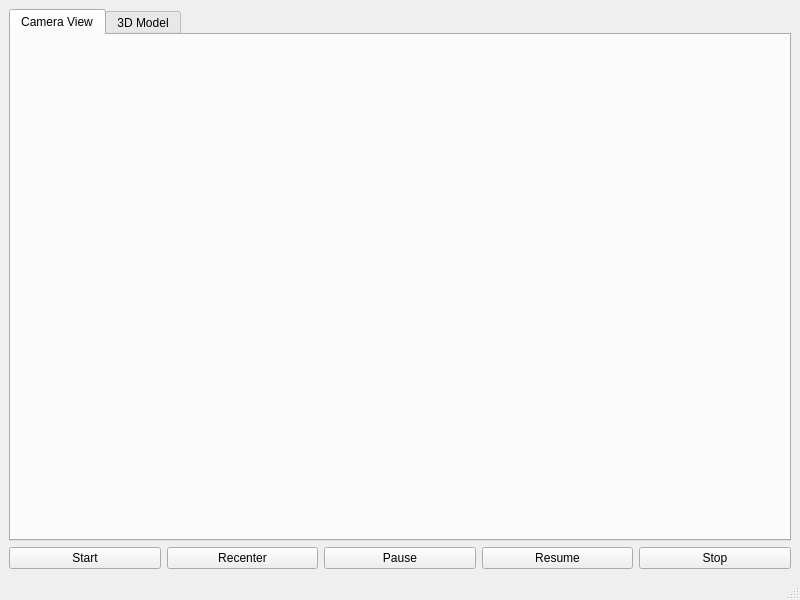
<?xml version="1.0" encoding="UTF-8"?>
<ui version="4.0">
 <class>Ltr_gui</class>
 <widget class="QMainWindow" name="Ltr_gui">
  <property name="geometry">
   <rect>
    <x>0</x>
    <y>0</y>
    <width>800</width>
    <height>600</height>
   </rect>
  </property>
  <property name="windowTitle">
   <string>Tracking window</string>
  </property>
  <widget class="QWidget" name="centralwidget">
   <layout class="QVBoxLayout" name="verticalLayout_2">
    <item>
     <widget class="QTabWidget" name="tabWidget">
      <property name="currentIndex">
       <number>0</number>
      </property>
      <widget class="QWidget" name="tab">
       <attribute name="title">
        <string>Camera View</string>
       </attribute>
       <layout class="QVBoxLayout" name="verticalLayout_3">
        <item>
         <layout class="QVBoxLayout" name="pix_box"/>
        </item>
       </layout>
      </widget>
      <widget class="QWidget" name="tab_2">
       <attribute name="title">
        <string>3D Model</string>
       </attribute>
       <layout class="QVBoxLayout" name="verticalLayout_5">
        <item>
         <layout class="QVBoxLayout" name="ogl_box"/>
        </item>
       </layout>
      </widget>
     </widget>
    </item>
    <item>
     <layout class="QVBoxLayout" name="verticalLayout">
      <item>
       <layout class="QHBoxLayout" name="horizontalLayout">
        <property name="sizeConstraint">
         <enum>QLayout::SetMaximumSize</enum>
        </property>
        <item>
         <widget class="QPushButton" name="startButton">
          <property name="sizePolicy">
           <sizepolicy hsizetype="Minimum" vsizetype="Maximum">
            <horstretch>0</horstretch>
            <verstretch>0</verstretch>
           </sizepolicy>
          </property>
          <property name="text">
           <string>Start</string>
          </property>
         </widget>
        </item>
        <item>
         <widget class="QPushButton" name="recenterButton">
          <property name="text">
           <string>Recenter</string>
          </property>
         </widget>
        </item>
        <item>
         <widget class="QPushButton" name="pauseButton">
          <property name="sizePolicy">
           <sizepolicy hsizetype="Minimum" vsizetype="Maximum">
            <horstretch>0</horstretch>
            <verstretch>0</verstretch>
           </sizepolicy>
          </property>
          <property name="text">
           <string>Pause</string>
          </property>
         </widget>
        </item>
        <item>
         <widget class="QPushButton" name="wakeButton">
          <property name="sizePolicy">
           <sizepolicy hsizetype="Minimum" vsizetype="Maximum">
            <horstretch>0</horstretch>
            <verstretch>0</verstretch>
           </sizepolicy>
          </property>
          <property name="text">
           <string>Resume</string>
          </property>
         </widget>
        </item>
        <item>
         <widget class="QPushButton" name="stopButton">
          <property name="sizePolicy">
           <sizepolicy hsizetype="Minimum" vsizetype="Maximum">
            <horstretch>0</horstretch>
            <verstretch>0</verstretch>
           </sizepolicy>
          </property>
          <property name="maximumSize">
           <size>
            <width>16777215</width>
            <height>16777215</height>
           </size>
          </property>
          <property name="text">
           <string>Stop</string>
          </property>
         </widget>
        </item>
       </layout>
      </item>
     </layout>
    </item>
   </layout>
  </widget>
  <widget class="QMenuBar" name="menubar">
   <property name="geometry">
    <rect>
     <x>0</x>
     <y>0</y>
     <width>800</width>
     <height>25</height>
    </rect>
   </property>
  </widget>
  <widget class="QStatusBar" name="statusbar"/>
 </widget>
 <resources/>
 <connections/>
</ui>
